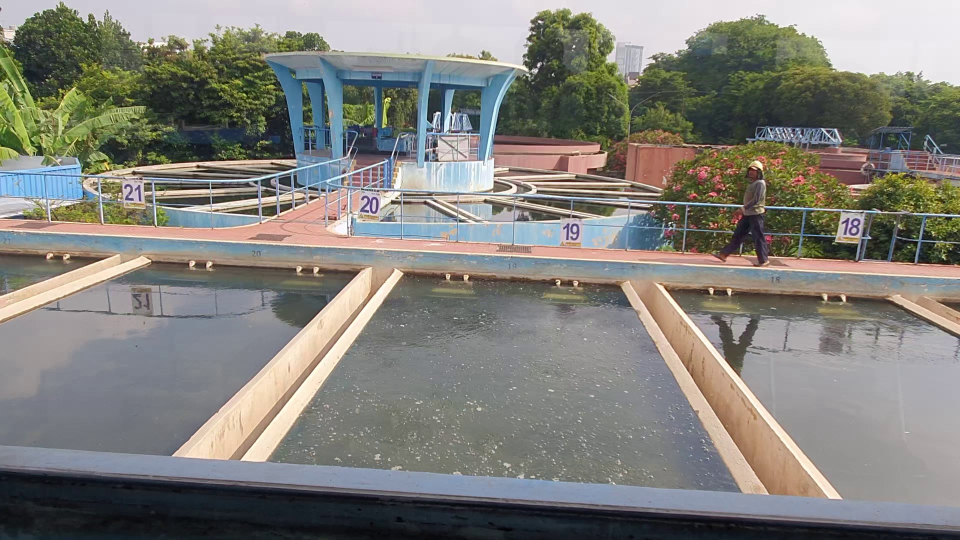
#> input picture example.jpg, 1920 x 1080 px (shown at 1/2 size)
$ python 6_DrawImage.py
#> lines starting #> are read from the running program, lines starting #| are printed output that depends on the picture
import cv2 as cv
import numpy as np

cv.namedWindow("window", cv.WINDOW_NORMAL)

img = cv.imread('example.jpg')
#> img is the input picture: shape (1080, 1920, 3); mean B, G, R 122.8, 128.7, 130

cv.rectangle(img, (813, 594), (1275, 938), (0, 255, 0), 2)
cv.putText(img, 'Washing', (50, 1000), cv.FONT_HERSHEY_SIMPLEX, 1, (255, 255, 0), 2, cv.LINE_AA)
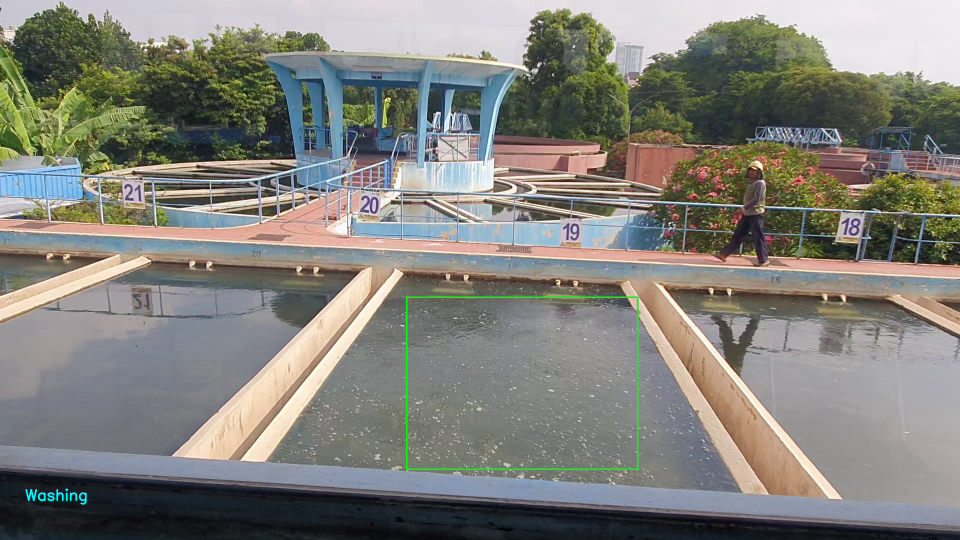
#> img: shape (1080, 1920, 3) (shown at 1/2 size); mean B, G, R 122.7, 129.2, 129.7
cv.imshow("window", img)

cv.waitKey(0)
cv.destroyAllWindows()
